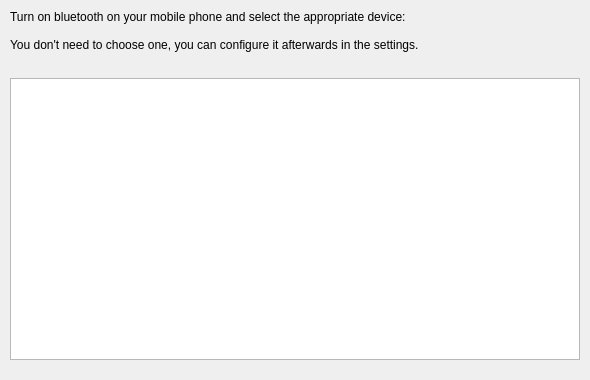
<?xml version="1.0" encoding="UTF-8"?>
<ui version="4.0">
 <class>phonePage</class>
 <widget class="QWidget" name="phonePage">
  <property name="geometry">
   <rect>
    <x>0</x>
    <y>0</y>
    <width>590</width>
    <height>380</height>
   </rect>
  </property>
  <property name="minimumSize">
   <size>
    <width>590</width>
    <height>380</height>
   </size>
  </property>
  <layout class="QVBoxLayout" name="verticalLayout">
   <property name="leftMargin">
    <number>10</number>
   </property>
   <property name="topMargin">
    <number>10</number>
   </property>
   <property name="rightMargin">
    <number>10</number>
   </property>
   <property name="bottomMargin">
    <number>20</number>
   </property>
   <item>
    <widget class="QLabel" name="label">
     <property name="text">
      <string>Turn on bluetooth on your mobile phone and select the appropriate device:

You don't need to choose one, you can configure it afterwards in the settings.</string>
     </property>
     <property name="wordWrap">
      <bool>true</bool>
     </property>
    </widget>
   </item>
   <item>
    <spacer name="spacer">
     <property name="orientation">
      <enum>Qt::Vertical</enum>
     </property>
     <property name="sizeType">
      <enum>QSizePolicy::Fixed</enum>
     </property>
     <property name="sizeHint" stdset="0">
      <size>
       <width>558</width>
       <height>20</height>
      </size>
     </property>
    </spacer>
   </item>
   <item>
    <widget class="DeviceScanWidget" name="devicesView"/>
   </item>
  </layout>
 </widget>
 <customwidgets>
  <customwidget>
   <class>DeviceScanWidget</class>
   <extends>QListView</extends>
   <header>widget.DeviceWidget</header>
  </customwidget>
 </customwidgets>
 <resources/>
 <connections/>
</ui>
